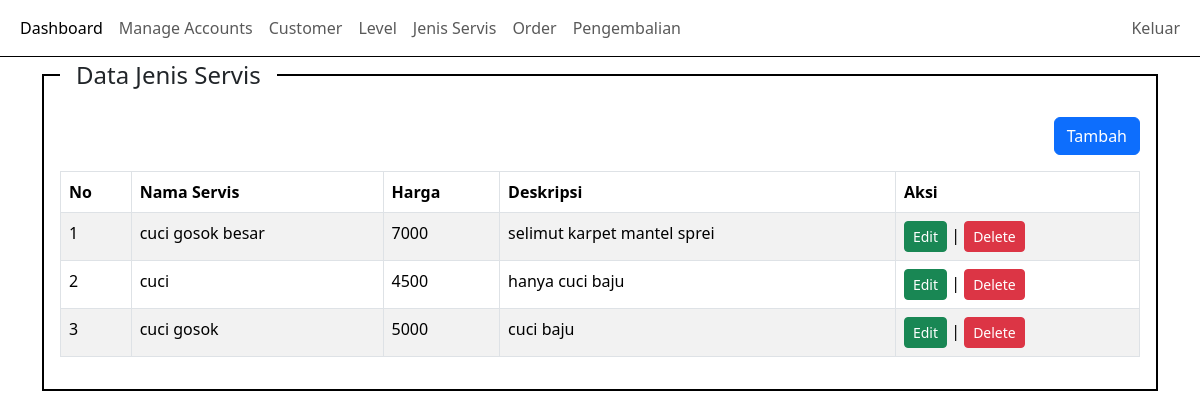
/index.php?pg=servis (signed in), run on the app's committed database.
### tables this page shows
CREATE TABLE `type_of_service` (
  `id` int(11) NOT NULL,
  `service_name` varchar(100) NOT NULL,
  `price` int(50) NOT NULL,
  `description` varchar(100) NOT NULL,
  `created_at` timestamp NOT NULL DEFAULT current_timestamp(),
  `updated_at` timestamp NOT NULL DEFAULT current_timestamp() ON UPDATE current_timestamp()
);

### content/servis.php (the view)
<?php
$kategori = mysqli_query($koneksi, "SELECT * FROM type_of_service ORDER BY id DESC");
?>
<div class="container">
    <div class="row">
        <div class="col-sm-12">
            <fieldset class="border border-black border-2 p-3">
                <legend class="float-none w-auto px-3">Data Jenis Servis</legend>
                <div align="right">
                    <a href="?pg=tambah-servis" class="btn btn-primary">Tambah</a>
                </div>
                <div class="table-responsive">
                    <table class="table table-bordered table-striped table-hover mt-3">
                        <thead>
                            <tr>
                                <th>No</th>
                                <th>Nama Servis</th>
                                <th>Harga</th>
                                <th>Deskripsi</th>
                                <th>Aksi</th>
                            </tr>
                        </thead>
                        <tbody>
                            <?php
                            $no = 1;
                            while ($rowKategori = mysqli_fetch_assoc($kategori)):
                            ?>
                                <tr>
                                    <td><?php echo $no++ ?></td>
                                    <td><?php echo $rowKategori['service_name'] ?></td>
                                    <td><?php echo $rowKategori['price'] ?></td>
                                    <td><?php echo $rowKategori['description'] ?></td>
                                    <td>
                                        <a id="edit-user" data-id="<?php echo $rowKategori['id'] ?>" href="?pg=tambah-servis&edit=<?php echo $rowKategori['id'] ?>"
                                            class="btn btn-success btn-sm">Edit
                                        </a> |
                                        <a
                                            href="?pg=tambah-servis&delete=<?php echo $rowKategori['id'] ?>"
                                            class="btn btn-danger btn-sm"
                                            onclick="return confirm('Apakah anda yakin akan menghapus data ini??')">Delete</a>
                                    </td>
                                </tr>
                            <?php endwhile ?>
                        </tbody>
                    </table>
                </div>
            </fieldset>
        </div>
    </div>
</div>

### data on the page
type_of_service: service_name "cuci gosok besar", price "7000", description "selimut karpet mantel sprei"
type_of_service: service_name "cuci", price "4500", description "hanya cuci baju"
type_of_service: service_name "cuci gosok", price "5000", description "cuci baju"
